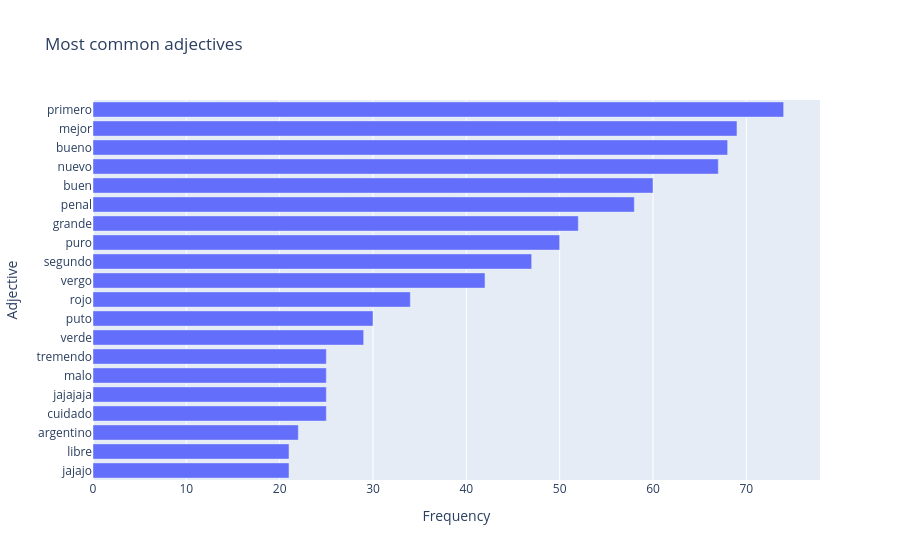

This figure's notebook cell:
### Code cell
top_adjectives = (
    most_common_adjectives
    .head(20)
    .sort_values("count")
)

fig = px.bar(
    top_adjectives,
    x="count",
    y="adjective",
    orientation="h",
    title="Most common adjectives",
    labels={
        "adjective": "Adjective",
        "count": "Frequency"
    }
)

fig.show()

### Figure 1 — Plotly figure (JSON) as saved in the notebook; plotly's stock layout.template omitted (floating-point values rounded to 4 significant figures)
{"data": [{"hovertemplate": "Frequency=%{x}<br>Adjective=%{y}<extra></extra>", "legendgroup": "", "marker": {"color": "#636efa", "pattern": {"shape": ""}}, "name": "", "orientation": "h", "showlegend": false, "textposition": "auto", "type": "bar", "x": [21, 21, 22, 25, 25, 25, 25, 29, 30, 34, 42, 47, 50, 52, 58, 60, 67, 68, 69, 74], "xaxis": "x", "y": ["jajajo", "libre", "argentino", "cuidado", "jajajaja", "malo", "tremendo", "verde", "puto", "rojo", "vergo", "segundo", "puro", "grande", "penal", "buen", "nuevo", "bueno", "mejor", "primero"], "yaxis": "y"}], "layout": {"barmode": "relative", "legend": {"tracegroupgap": 0}, "title": {"text": "Most common adjectives"}, "xaxis": {"anchor": "y", "domain": [0, 1], "title": {"text": "Frequency"}}, "yaxis": {"anchor": "x", "domain": [0, 1], "title": {"text": "Adjective"}}}}
